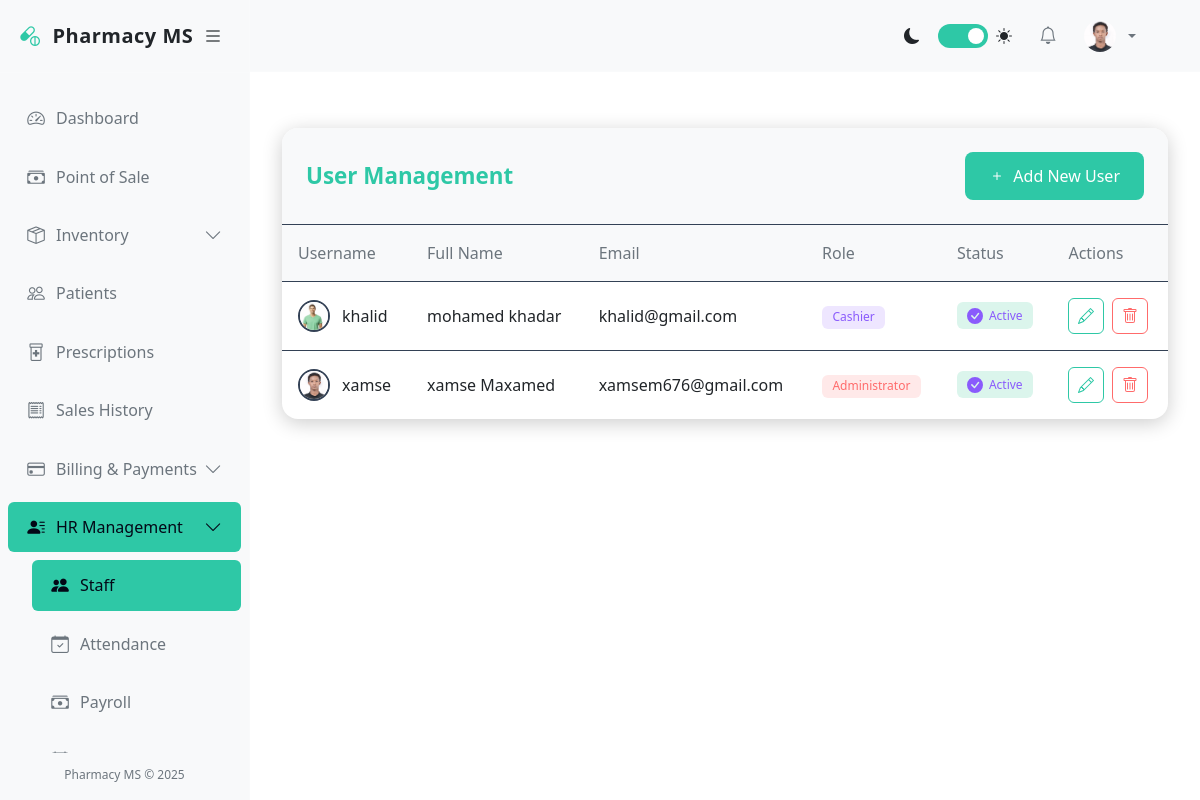
Page /accounts/users/ (signed in) on the earlier database version.
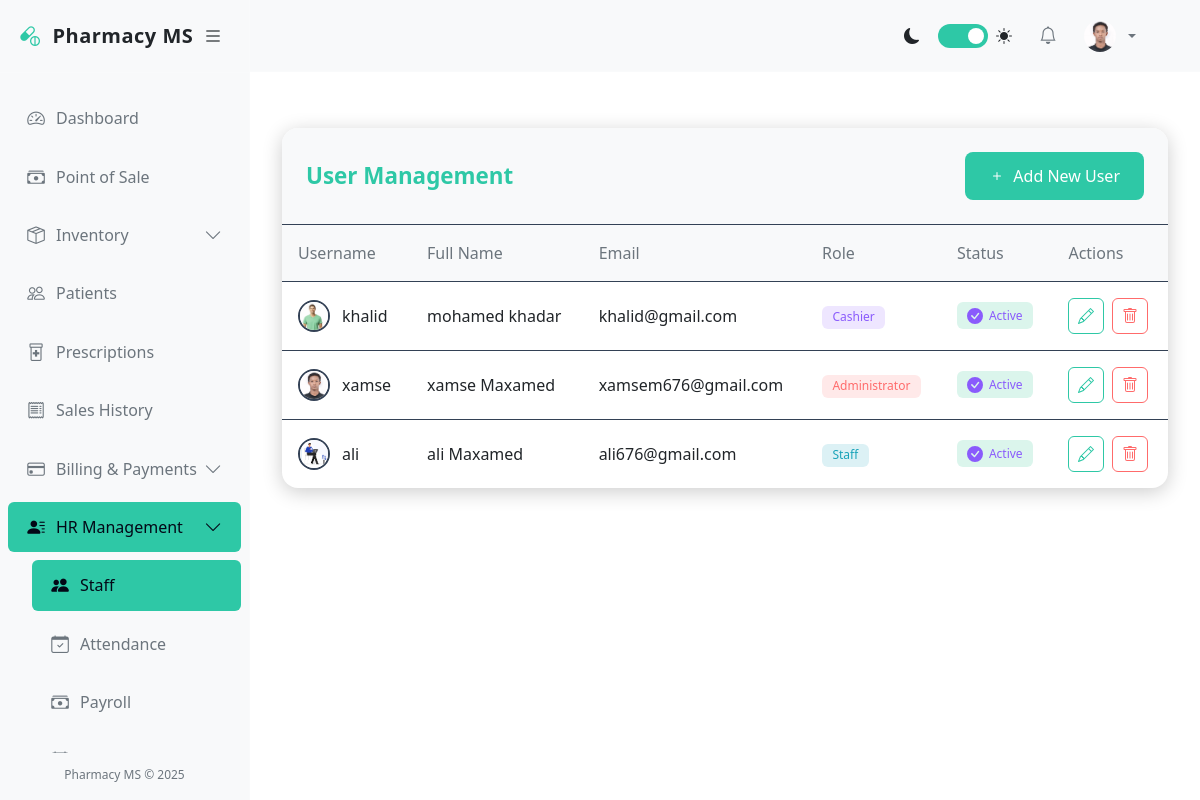
Same page on the later database version.
### accounts/models.py (models this page shows, shortened)
class User(AbstractUser):
    GENDER_CHOICES = (
        ('M', 'Male'),
        ('F', 'Female'),
        ('O', 'Other'),
    )
    ROLES = (
        ('admin', 'Administrator'),
        ('pharmacist', 'Pharmacist'),
        ('cashier', 'Cashier'),
        ('manager', 'Manager'),
        ('staff', 'Staff'),
    )
    role = models.CharField(max_length=20, choices=ROLES, default='staff')
    gender = models.CharField(max_length=1, choices=GENDER_CHOICES, blank=True, null=True)
    phone = models.CharField(max_length=20, blank=True, null=True)
    address = models.TextField(blank=True, null=True)
    date_of_birth = models.DateField(blank=True, null=True)
    hire_date = models.DateField(blank=True, null=True)
    profile_picture = models.ImageField(upload_to='profile_pics/', blank=True, null=True)
    is_active = models.BooleanField(default=True)
    def get_role_display(self):
        return dict(self.ROLES).get(self.role, self.role)

### accounts/views.py (the view)
# urls.py: path('users/', views.user_list, name='user_list'),
@login_required
@user_passes_test(is_admin)
def user_list(request):
    users = User.objects.all()
    return render(request, 'accounts/user_list.html', {'users': users})

### accounts/views.py (called while the page is built)
def is_admin(user):
    return user.role == 'admin'

### pharmacy/templates/accounts/user_list.html (shortened to what this page needs)
{% extends 'base.html' %}
{% block content %}
<div class="user-management-container">
    <div class="user-management-header">
        <h1 class="user-management-title">User Management</h1>
        <a href="{% url 'user_create' %}" class="btn btn-primary">
            <svg xmlns="http://www.w3.org/2000/svg" width="16" height="16" fill="currentColor" viewBox="0 0 16 16">
                <path d="M8 4a.5.5 0 0 1 .5.5v3h3a.5.5 0 0 1 0 1h-3v3a.5.5 0 0 1-1 0v-3h-3a.5.5 0 0 1 0-1h3v-3A.5.5 0 0 1 8 4z"/>
            </svg>
            Add New User
        </a>
    </div>
    <div class="table-responsive">
        <table class="user-table">
            <thead>
                <tr>
                    <th>Username</th>
                    <th>Full Name</th>
                    <th>Email</th>
                    <th>Role</th>
                    <th>Status</th>
                    <th>Actions</th>
                </tr>
            </thead>
            <tbody>
                {% for user in users %}
                <tr>
                    <td>
                        <div class="username-with-avatar">
                            {% if user.profile_picture %}
                                <img src="{{ user.profile_picture.url }}" class="user-avatar" alt="Profile">
                            {% endif %}
                            {{ user.username }}
                        </div>
                    </td>
                    <td>{{ user.get_full_name|default:"-" }}</td>
                    <td>{{ user.email }}</td>
                    <td>
                        <span class="badge
                            {% if user.role == 'admin' %}badge-admin
                            {% elif user.role == 'manager' %}badge-manager
                            {% elif user.role == 'staff' %}badge-staff
                            {% else %}badge-user{% endif %}">
                            {{ user.get_role_display }}
                        </span>
                    </td>
                    <td>
                        {% if user.is_active %}
                            <span class="badge badge-success">
                                <svg class="icon" xmlns="http://www.w3.org/2000/svg" width="16" height="16" fill="currentColor" viewBox="0 0 16 16">
                                    <path d="M16 8A8 8 0 1 1 0 8a8 8 0 0 1 16 0zm-3.97-3.03a.75.75 0 0 0-1.08.022L7.477 9.417 5.384 7.323a.75.75 0 0 0-1.06 1.06L6.97 11.03a.75.75 0 0 0 1.079-.02l3.992-4.99a.75.75 0 0 0-.01-1.05z"/>
                                </svg>
                                Active
                            </span>
                        {% endif %}
                    </td>
                    <td class="table-actions">
                        <a href="{% url 'user_update' user.pk %}" class="btn btn-sm1 btn-outline-primary" title="Edit">
                        </a>
                        <a href="{% url 'user_delete' user.pk %}" class="btn btn-sm1 btn-outline-danger" title="Delete">
                        </a>
                    </td>
                </tr>
                {% endfor %}
            </tbody>
        </table>
    </div>
</div>
{% endblock %}

### pharmacy/templates/base.html (shortened to what the changed rows need)
<!DOCTYPE html>
<html lang="en">
<head>
    <link href="https://cdn.jsdelivr.net/npm/bootstrap@5.3.0/dist/css/bootstrap.min.css" rel="stylesheet">
    <link rel="stylesheet" href="https://cdn.jsdelivr.net/npm/bootstrap-icons@1.10.0/font/bootstrap-icons.css">
</head>
<body>
    <div class="d-flex">
        <div class="main-content flex-grow-1" id="main-content">
            <nav class="navbar navbar-expand-lg navbar-light bg-light border-bottom">
                <div class="container-fluid">
                    <div class="collapse navbar-collapse" id="navbarSupportedContent">
                        <ul class="navbar-nav ms-auto align-items-center">
                            <li class="nav-item me-3">
                                <div class="d-flex align-items-center">
                                    <label class="theme-switch">
                                        <span class="slider"></span>
                                    </label>
                                </div>
                            </li>
                            <li class="nav-item dropdown">
                                <a class="nav-link dropdown-toggle d-flex align-items-center" href="#" id="userDropdown"
                                    role="button" data-bs-toggle="dropdown">
                                    {% if user.profile_picture %}
                                    <img src="{{ user.profile_picture.url }}" class="rounded-circle me-2" width="32"
                                        height="32" alt="Profile">
                                    {% else %}
                                    <i class="bi bi-person-circle me-2"></i>
                                    {% endif %}
                                </a>
                            </li>
                        </ul>
                    </div>
                </div>
            </nav>
            <div class="container-fluid py-4">
                {% block content %}{% endblock %}
            </div>
        </div>
    </div>
</body>
</html>

Differences in the rows shown:
added User: profile_picture (picture), username "ali", get_full_name "ali Maxamed", email "ali676@gmail.com", role "Staff", is_active True (drawn)
